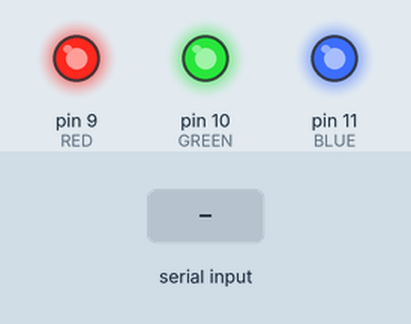
This sketch was run on a simulated Arduino Uno, built with avr-gcc and run on an emulated ATmega328P. On the bench: output pins drawn as LEDs (lit = HIGH). The inputs (shaded band) are chosen by the test bench.

Above: at 1.2 s.
1.3 s: "1\n" received over Serial
At 2.2 s:
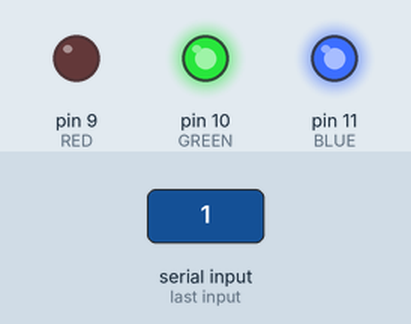
2.8 s: "2\n" received over Serial
At 3.3 s:
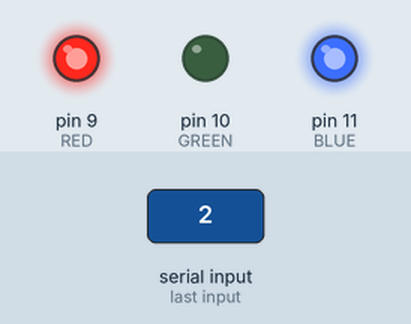
4.3 s: "3\n" received over Serial
At 5.7 s:
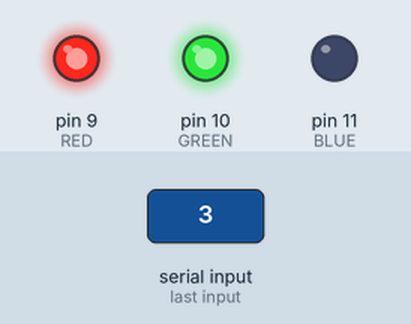
Timing chart, 0 to 7.3 s (numbered marks = the images above; inputs shaded):
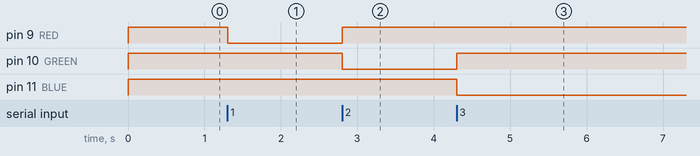

The sketch:

015.ino
```cpp
#define RED 9
#define GREEN 10
#define BLUE 11
int color;
void setup() {
  // put your setup code here, to run once:
  Serial.begin(9600);
  pinMode(RED,OUTPUT);
  pinMode(GREEN,OUTPUT);
  pinMode(BLUE,OUTPUT);
  digitalWrite(RED,HIGH);
  digitalWrite(BLUE,HIGH);
  digitalWrite(GREEN,HIGH);

}

void loop() {
  // put your main code here, to run repeatedly:
  while(!Serial){}
  if(Serial.available()>0)
  {
  color=Serial.parseInt();
  color_led(color);

  }

}

void color_led(int c)
{
  switch(c)
  {
    case 1:
    digitalWrite(RED,LOW);
    digitalWrite(BLUE,HIGH);
    digitalWrite(GREEN,HIGH);
    break;
    case 2:
    digitalWrite(RED,HIGH);
    digitalWrite(BLUE,HIGH);
    digitalWrite(GREEN,LOW);
    break;
    case 3:
    digitalWrite(RED,HIGH);
    digitalWrite(BLUE,LOW);
    digitalWrite(GREEN,HIGH);
    break;
    }

}
```

Measured:
- after the input at 1.3 s, pin 9 (RED): HIGH → LOW at once
- after the input at 2.8 s, pin 9 (RED): LOW → HIGH at once; pin 10 (GREEN): HIGH → LOW at once
- after the input at 4.3 s, pin 10 (GREEN): LOW → HIGH at once; pin 11 (BLUE): HIGH → LOW at once
